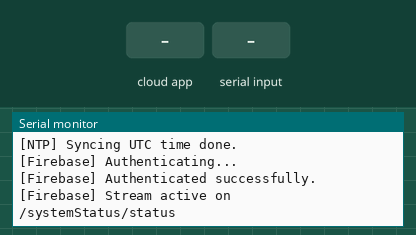
Recording of a sketch running on a simulated ESP32. Parts: the last lines printed to the serial monitor. The inputs (shaded band) are chosen by the test bench. WiFi joins after 1.5 s; servers stay silent unless stated; network time is answered at once with the bench clock.

Above: at 2.8 s.
2.9 s: the phone or cloud app sets status to ARMED
At 3.7 s:
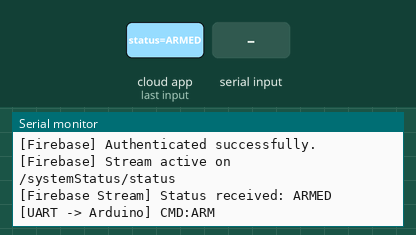
4.4 s: "ARMED\n" received over the second serial link
At 5.3 s:
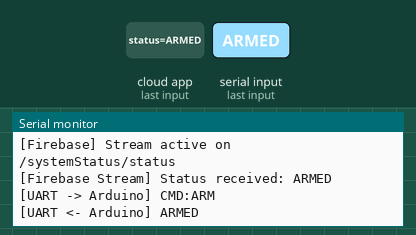
5.9 s: the phone or cloud app sets status to DISARMED
At 7.1 s:
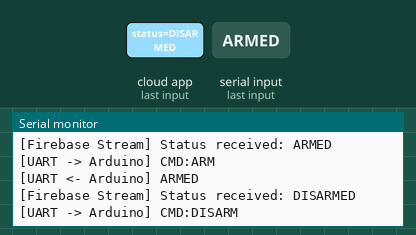
7.4 s: "DISARMED\n" received over the second serial link
At 8.6 s:
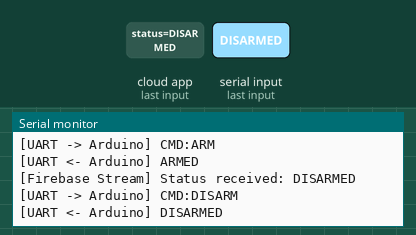
8.9 s: the phone or cloud app sets status to SYNC
At 10.1 s:
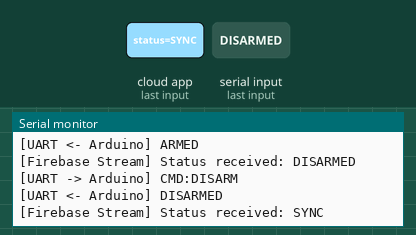
10.4 s: "PIN:\n" received over the second serial link
At 11.6 s:
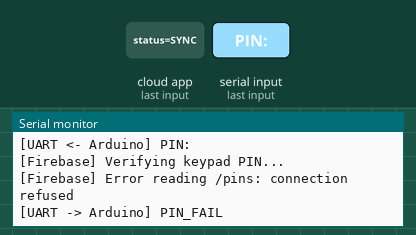

The sketch:

segurino_esp32.ino
```cpp
/**
 * @file segurino_esp32.ino
 * @brief ESP32 Wi-Fi & Firebase Realtime Database bridge for Segurino.
 *
 * Bridges UART commands between the Arduino UNO hardware controller and
 * Firebase Realtime Database:
 *   - Streams `/systemStatus/status` changes and forwards `CMD:ARM` / `CMD:DISARM`.
 *   - Validates keypad PINs against `/pins` (`PIN:<digits>` -> `PIN_OK` / `PIN_FAIL`).
 *   - Syncs local keypad arm/disarm transitions (`STATE:ARMED` / `STATE:DISARMED`).
 *   - Logs confirmed intrusion events to `/events` with UTC ISO-8601 timestamps and epoch.
 */

#include <WiFi.h>
#include <FirebaseESP32.h>
#include <NTPClient.h>
#include <WiFiUdp.h>
#include <time.h>

#include "config.h"

#if DEBUG_MODE
  #define DEBUG_PRINT(x) Serial.print(x)
  #define DEBUG_PRINTLN(x) Serial.println(x)
  #define DEBUG_PRINTF(...) Serial.printf(__VA_ARGS__)
#else
  #define DEBUG_PRINT(x)
  #define DEBUG_PRINTLN(x)
  #define DEBUG_PRINTF(...)
#endif

// --- Firebase & NTP Globals ---
FirebaseData stream;
FirebaseData fbdo;
FirebaseConfig fbConfig;
FirebaseAuth fbAuth;

WiFiUDP ntpUDP;
// Always fetch UTC epoch (offset = 0) so daemon and web clients remain timezone-agnostic
NTPClient timeClient(ntpUDP, NTP_SERVER, 0, 60000);

// --- State & UART Globals ---
String lastKnownStatus = "";
volatile bool hasPendingCommand = false;
String pendingCommand = "";

String arduinoBuffer = "";

// --- Forward Declarations ---
void connectWiFi();
void initFirebase();
void initNtp();
void pollArduinoSerial();
void processArduinoMessage(const String& message);
void verifyPinInFirebase(const String& pin);
void logEventToFirebase(const String& eventType);
void updateSystemStatusInFirebase(const String& newStatus);
void sendToArduino(const String& message);
void streamCallback(StreamData data);
void streamTimeoutCallback(bool timeout);

void streamCallback(StreamData data) {
  if (data.dataType() != "string") {
    return;
  }

  String currentStatus = data.stringData();
  DEBUG_PRINTLN("[Firebase Stream] Status received: " + currentStatus);

  if (currentStatus != lastKnownStatus) {
    lastKnownStatus = currentStatus;
    if (currentStatus == "ARMED") {
      pendingCommand = "CMD:ARM";
      hasPendingCommand = true;
    } else if (currentStatus == "DISARMED") {
      pendingCommand = "CMD:DISARM";
      hasPendingCommand = true;
    }
  }
}

void streamTimeoutCallback(bool timeout) {
  if (timeout) {
    DEBUG_PRINTLN("[Firebase Stream] Timeout occurred, reconnecting...");
  }
  if (!stream.httpConnected()) {
    DEBUG_PRINTF("[Firebase Stream] HTTP error: %s\n", stream.errorReason().c_str());
  }
}

void setup() {
  Serial.begin(115200);
#if ARDUINO_RX_PIN >= 0 && ARDUINO_TX_PIN >= 0
  ARDUINO_SERIAL.begin(ARDUINO_BAUD_RATE, SERIAL_8N1, ARDUINO_RX_PIN, ARDUINO_TX_PIN);
#else
  ARDUINO_SERIAL.begin(ARDUINO_BAUD_RATE);
#endif
  ARDUINO_SERIAL.setTimeout(50);

  DEBUG_PRINTLN("\n--- Segurino ESP32 Bridge Starting ---");

  connectWiFi();
  initNtp();
  initFirebase();
}

void loop() {
  if (WiFi.status() != WL_CONNECTED) {
    DEBUG_PRINTLN("[WiFi] Connection lost. Reconnecting...");
    connectWiFi();
  }

  timeClient.update();

  // Deliver queued stream commands safely from the main loop
  if (hasPendingCommand) {
    hasPendingCommand = false;
    sendToArduino(pendingCommand);
  }

  if (Firebase.ready()) {
    pollArduinoSerial();
  }

  delay(10);
}

void connectWiFi() {
  DEBUG_PRINT("[WiFi] Connecting to ");
  DEBUG_PRINT(WIFI_SSID);

  WiFi.mode(WIFI_STA);
  WiFi.begin(WIFI_SSID, WIFI_PASSWORD);

  unsigned long startMs = millis();
  while (WiFi.status() != WL_CONNECTED) {
    if (millis() - startMs > 20000UL) {
      DEBUG_PRINTLN("\n[WiFi] Connection timeout. Restarting ESP32...");
      delay(1000);
      ESP.restart();
    }
    DEBUG_PRINT(".");
    delay(500);
  }

  DEBUG_PRINTLN("\n[WiFi] Connected! IP: " + WiFi.localIP().toString());
}

void initNtp() {
  timeClient.begin();
  DEBUG_PRINT("[NTP] Syncing UTC time");
  unsigned long startMs = millis();
  while (!timeClient.update() && (millis() - startMs < 5000UL)) {
    timeClient.forceUpdate();
    DEBUG_PRINT(".");
    delay(250);
  }
  DEBUG_PRINTLN(" done.");
}

void initFirebase() {
  fbConfig.api_key = FIREBASE_API_KEY;
  fbConfig.database_url = "https://" + String(FIREBASE_PROJECT_ID) + "-default-rtdb.firebaseio.com/";
  fbAuth.user.email = FIREBASE_USER_EMAIL;
  fbAuth.user.password = FIREBASE_USER_PASSWORD;

  Firebase.reconnectWiFi(true);
  Firebase.begin(&fbConfig, &fbAuth);

  DEBUG_PRINTLN("[Firebase] Authenticating...");
  unsigned long startMs = millis();
  while (!Firebase.ready() && (millis() - startMs < 15000UL)) {
    delay(100);
  }

  if (!Firebase.ready()) {
    DEBUG_PRINTLN("[Firebase] Authentication failed. Restarting ESP32...");
    delay(2000);
    ESP.restart();
  }

  DEBUG_PRINTLN("[Firebase] Authenticated successfully.");

  if (!Firebase.beginStream(stream, "/systemStatus/status")) {
    DEBUG_PRINTLN("[Firebase] Failed to start stream: " + stream.errorReason());
  } else {
    Firebase.setStreamCallback(stream, streamCallback, streamTimeoutCallback);
    DEBUG_PRINTLN("[Firebase] Stream active on /systemStatus/status");
  }
}

void pollArduinoSerial() {
  while (ARDUINO_SERIAL.available() > 0) {
    char c = (char)ARDUINO_SERIAL.read();
    if (c == '\r') {
      continue;
    }
    if (c == '\n') {
      arduinoBuffer.trim();
      if (arduinoBuffer.length() > 0) {
        processArduinoMessage(arduinoBuffer);
      }
      arduinoBuffer = "";
    } else if (arduinoBuffer.length() < 64) {
      arduinoBuffer += c;
    }
  }
}

void processArduinoMessage(const String& message) {
  DEBUG_PRINTLN("[UART <- Arduino] " + message);

  if (message.startsWith("PIN:")) {
    String pin = message.substring(4);
    verifyPinInFirebase(pin);
  } else if (message.startsWith("EVENT:")) {
    String eventType = message.substring(6);
    logEventToFirebase(eventType);
  } else if (message.startsWith("STATE:")) {
    String newStatus = message.substring(6);
    if (newStatus == "ARMED" || newStatus == "DISARMED") {
      updateSystemStatusInFirebase(newStatus);
    }
  } else if (message == "SYNC") {
    if (lastKnownStatus == "ARMED") {
      sendToArduino("CMD:ARM");
    } else if (lastKnownStatus == "DISARMED") {
      sendToArduino("CMD:DISARM");
    }
  }
}

void sendToArduino(const String& message) {
  DEBUG_PRINTLN("[UART -> Arduino] " + message);
  ARDUINO_SERIAL.println(message);
}

void verifyPinInFirebase(const String& pin) {
  DEBUG_PRINTLN("[Firebase] Verifying keypad PIN...");

  if (!Firebase.getJSON(fbdo, "/pins")) {
    DEBUG_PRINTLN("[Firebase] Error reading /pins: " + fbdo.errorReason());
    sendToArduino("PIN_FAIL");
    return;
  }

  bool isValid = false;
  FirebaseJson& json = fbdo.jsonObject();
  size_t len = json.iteratorBegin();
  String key, ignoredValue;
  int type;

  for (size_t i = 0; i < len; i++) {
    json.iteratorGet(i, type, key, ignoredValue);
    FirebaseJsonData result;
    if (json.get(result, key + "/value") && result.success) {
      if (result.stringValue == pin) {
        isValid = true;
        break;
      }
    }
  }
  json.iteratorEnd();

  sendToArduino(isValid ? "PIN_OK" : "PIN_FAIL");
}

void updateSystemStatusInFirebase(const String& newStatus) {
  // Update local cache before writing so the stream callback ignores the echo
  lastKnownStatus = newStatus;
  if (Firebase.setString(fbdo, "/systemStatus/status", newStatus)) {
    DEBUG_PRINTLN("[Firebase] Synced /systemStatus/status -> " + newStatus);
  } else {
    DEBUG_PRINTLN("[Firebase] Failed to update status: " + fbdo.errorReason());
  }
}

void logEventToFirebase(const String& eventType) {
  timeClient.update();
  unsigned long epochTime = timeClient.getEpochTime();
  time_t rawTime = (time_t)epochTime;
  struct tm* ptm = gmtime(&rawTime);

  char isoTimestamp[25];
  strftime(isoTimestamp, sizeof(isoTimestamp), "%Y-%m-%dT%H:%M:%SZ", ptm);

  DEBUG_PRINTLN("[Firebase] Logging intrusion event: " + eventType + " at " + String(isoTimestamp));

  FirebaseJson json;
  json.set("type", eventType);
  json.set("timestamp", String(isoTimestamp));
  json.set("epoch", (int)epochTime);

  if (Firebase.pushJSON(fbdo, "/events", json)) {
    DEBUG_PRINTLN("[Firebase] Event logged successfully.");
  } else {
    DEBUG_PRINTLN("[Firebase] Failed to log event: " + fbdo.errorReason());
  }
}
```

config.example.h
```cpp
#ifndef CONFIG_EXAMPLE_H
#define CONFIG_EXAMPLE_H

/**
 * Copy this file to `config.h` in the same folder and fill in your credentials.
 * `config.h` is ignored by Git so secrets are never committed.
 */

// Wi-Fi credentials
#define WIFI_SSID "YOUR_WIFI_SSID"
#define WIFI_PASSWORD "YOUR_WIFI_PASSWORD"

// Firebase project & device account credentials
#define FIREBASE_API_KEY "YOUR_FIREBASE_WEB_API_KEY"
#define FIREBASE_PROJECT_ID "your-firebase-project-id"
#define FIREBASE_USER_EMAIL "device-account@example.com"
#define FIREBASE_USER_PASSWORD "YOUR_DEVICE_ACCOUNT_PASSWORD"

// Serial / UART configuration
// USB Serial is used for debug logs (115200 baud).
// Serial2 (GPIO16 RX2, GPIO17 TX2) is used for Arduino UNO UART (9600 baud).
// Remember to use a voltage divider (5V -> 3.3V) on Arduino TX -> ESP32 RX2!
#define DEBUG_MODE true
#define ARDUINO_SERIAL Serial2
#define ARDUINO_BAUD_RATE 9600
#define ARDUINO_RX_PIN 16
#define ARDUINO_TX_PIN 17

// NTP server for UTC event timestamps
#define NTP_SERVER "pool.ntp.org"

#endif
```

Measured:
- after the input at 2.9 s, the serial monitor: prints a new line after 0.09 s (image 1)
- after the input at 4.4 s, the serial monitor: prints a new line at once (image 2)
- after the input at 5.9 s, the serial monitor: prints a new line after 0.09 s (image 3)
- after the input at 7.4 s, the serial monitor: prints a new line at once (image 4)
- after the input at 8.9 s, the serial monitor: prints a new line after 0.09 s (image 5)
- after the input at 10.4 s, the serial monitor: prints a new line at once (image 6)
